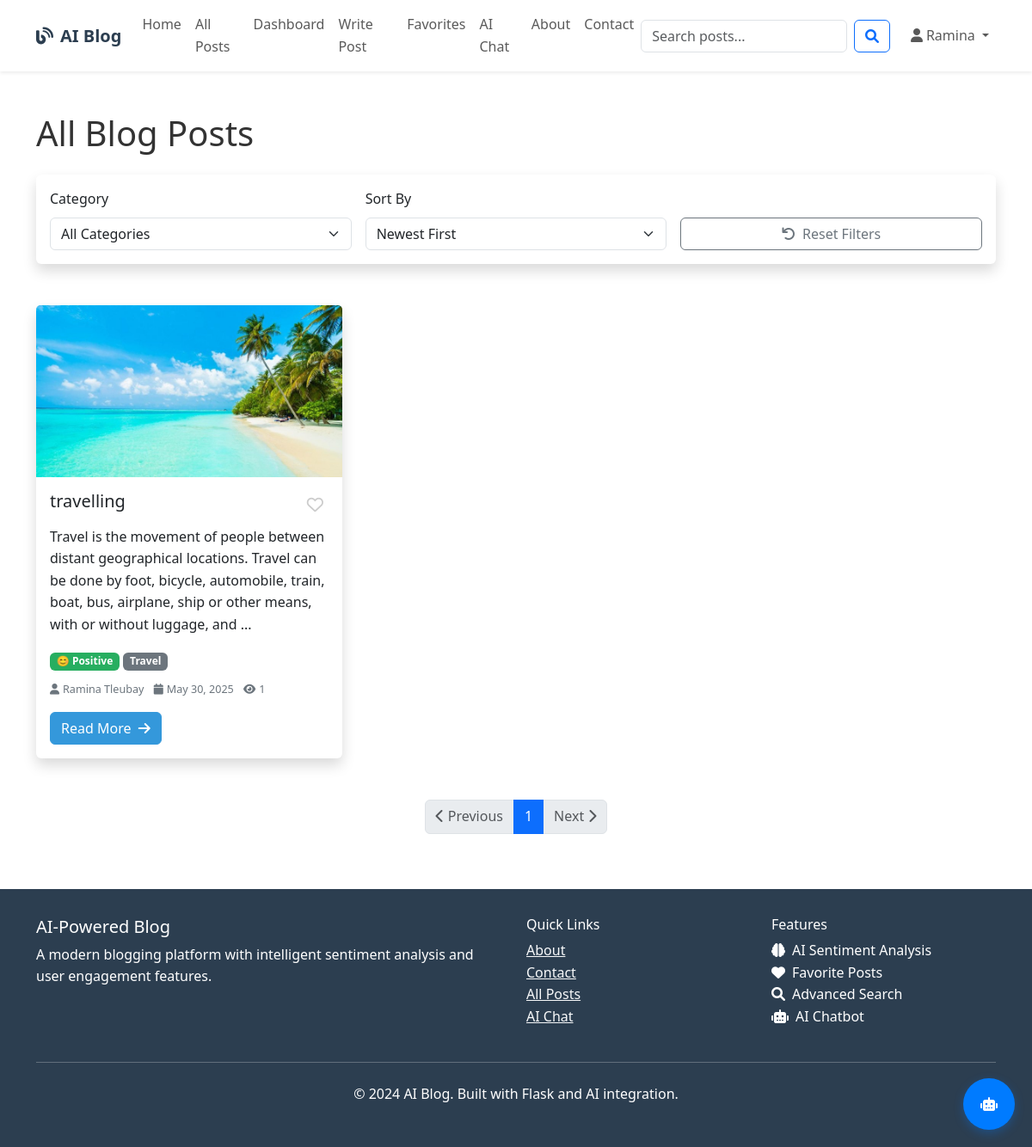
Page /blog/posts (signed in) on the committed database.
### models.py (models this page shows, shortened)
class User(UserMixin, db.Model):
    id = db.Column(db.Integer, primary_key=True)
    username = db.Column(db.String(80), unique=True, nullable=False)
    email = db.Column(db.String(120), unique=True, nullable=False)
    password_hash = db.Column(db.String(120), nullable=False)
    first_name = db.Column(db.String(50), nullable=False)
    last_name = db.Column(db.String(50), nullable=False)
    bio = db.Column(db.Text)
    profile_image = db.Column(db.String(200), default='default.jpg')
    created_at = db.Column(db.DateTime, default=datetime.utcnow)
    is_active = db.Column(db.Boolean, default=True)
    posts = db.relationship('BlogPost', backref='author', lazy='dynamic', cascade='all, delete-orphan')
    comments = db.relationship('Comment', backref='author', lazy='dynamic', cascade='all, delete-orphan')
    favorites = db.relationship('Favorite', backref='user', lazy='dynamic', cascade='all, delete-orphan')
    def get_full_name(self):
        return f"{self.first_name} {self.last_name}"

class BlogPost(db.Model):
    id = db.Column(db.Integer, primary_key=True)
    title = db.Column(db.String(200), nullable=False)
    content = db.Column(db.Text, nullable=False)
    summary = db.Column(db.String(500))
    featured_image = db.Column(db.String(200))
    created_at = db.Column(db.DateTime, default=datetime.utcnow)
    updated_at = db.Column(db.DateTime, default=datetime.utcnow, onupdate=datetime.utcnow)
    published = db.Column(db.Boolean, default=True)
    views = db.Column(db.Integer, default=0)
    sentiment_score = db.Column(db.Float)  # -1 to 1 (negative to positive)
    sentiment_label = db.Column(db.String(20))  # 'positive', 'negative', 'neutral'
    sentiment_confidence = db.Column(db.Float)  # 0 to 1
    user_id = db.Column(db.Integer, db.ForeignKey('user.id'), nullable=False)
    category_id = db.Column(db.Integer, db.ForeignKey('category.id'))
    comments = db.relationship('Comment', backref='post', lazy='dynamic', cascade='all, delete-orphan')
    favorites = db.relationship('Favorite', backref='post', lazy='dynamic', cascade='all, delete-orphan')
    tags = db.relationship('Tag', secondary='post_tags', back_populates='posts')
    def get_sentiment_emoji(self):
        if self.sentiment_label == 'positive':
            return '😊'
        elif self.sentiment_label == 'negative':
            return '😔'
        else:
            return '😐'
    def is_favorited_by(self, user):
        if not user or not user.is_authenticated:
            return False
        try:
            return self.favorites.filter_by(user_id=user.id).first() is not None
        except Exception as e:
            print(f"Error checking favorite status: {e}")
            return False

class Category(db.Model):
    id = db.Column(db.Integer, primary_key=True)
    name = db.Column(db.String(50), unique=True, nullable=False)
    description = db.Column(db.Text)
    color = db.Column(db.String(7), default='#007bff')  # Hex color
    posts = db.relationship('BlogPost', backref='category', lazy='dynamic')

### blueprints/blog.py (the view)
@blog_bp.route('/posts')
def all_posts():
    page = request.args.get('page', 1, type=int)
    category_id = request.args.get('category', 0, type=int)
    sort_by = request.args.get('sort', 'newest')
    query = BlogPost.query.filter_by(published=True)
    if category_id > 0:
        query = query.filter_by(category_id=category_id)
    if sort_by == 'oldest':
        query = query.order_by(BlogPost.created_at.asc())
    elif sort_by == 'popular':
        query = query.order_by(desc(BlogPost.views))
    elif sort_by == 'positive':
        query = query.filter(BlogPost.sentiment_label == 'positive')\
                    .order_by(desc(BlogPost.sentiment_score))
    elif sort_by == 'negative':
        query = query.filter(BlogPost.sentiment_label == 'negative')\
                    .order_by(BlogPost.sentiment_score.asc())
    else:  # newest
        query = query.order_by(desc(BlogPost.created_at))
    posts = query.paginate(page=page, per_page=12, error_out=False)
    categories = Category.query.all()
    return render_template('blog/all_posts.html',
                         posts=posts,
                         categories=categories,
                         current_category=category_id,
                         current_sort=sort_by)

### templates/blog/all_posts.html (shortened to what this page needs)
{% extends "base.html" %}
{% block content %}
<div class="container py-5">
    <div class="row">
        <div class="col-12 mb-4">
            <h1 class="mb-4">All Blog Posts</h1>
            <div class="card shadow mb-4">
                <div class="card-body">
                    <div class="row g-3 align-items-end">
                        <div class="col-md-4">
                            <label class="form-label">Category</label>
                            <select id="categoryFilter" class="form-select">
                                <option value="0">All Categories</option>
                            </select>
                        </div>
                        <div class="col-md-4">
                            <label class="form-label">Sort By</label>
                            <select id="sortFilter" class="form-select">
                                <option value="newest">Newest First</option>
                            </select>
                        </div>
                        <div class="col-md-4">
                            <button type="button" id="resetFilters" class="btn btn-outline-secondary w-100">
                                <i class="fas fa-undo me-2"></i>Reset Filters
                            </button>
                        </div>
                    </div>
                </div>
            </div>
        </div>
    </div>
    <div id="postsContainer" class="row">
        {% if posts.items %}
        {% for post in posts.items %}
        <div class="col-lg-4 col-md-6 mb-4">
            <div class="card h-100 shadow">
                {% if post.featured_image %}
                <img src="{{ url_for('static', filename='uploads/posts/' + post.featured_image) }}"
                     class="card-img-top" alt="{{ post.title }}" style="height: 200px; object-fit: cover;">
                {% endif %}
                <div class="card-body d-flex flex-column">
                    <div class="d-flex justify-content-between align-items-start mb-2">
                        <h5 class="card-title">{{ post.title }}</h5>
                        {% if current_user.is_authenticated %}
                        <button class="favorite-btn {{ 'favorited' if post.is_favorited_by(current_user) else '' }}"
                                id="favorite-btn-{{ post.id }}" onclick="toggleFavorite({{ post.id }})">
                            <i class="{{ 'fas' if post.is_favorited_by(current_user) else 'far' }} fa-heart"></i>
                        </button>
                        {% endif %}
                    </div>
                    <p class="card-text">{{ post.summary or post.content[:150] + '...' }}</p>
                    {% if post.sentiment_label %}
                    <div class="mb-2">
                        <span class="badge sentiment-{{ post.sentiment_label }}">
                            {{ post.get_sentiment_emoji() }} {{ post.sentiment_label.title() }}
                        </span>
                        {% if post.category %}
                        <span class="badge bg-secondary">{{ post.category.name }}</span>
                        {% endif %}
                    </div>
                    {% endif %}
                    <div class="post-meta mb-3">
                        <small>
                            <i class="fas fa-user me-1"></i>{{ post.author.get_full_name() }}
                            <i class="fas fa-calendar ms-2 me-1"></i>{{ post.created_at.strftime('%B %d, %Y') }}
                            <i class="fas fa-eye ms-2 me-1"></i>{{ post.views }}
                        </small>
                    </div>
                    <div class="mt-auto">
                        <a href="{{ url_for('blog.view_post', id=post.id) }}" class="btn btn-primary">
                            Read More <i class="fas fa-arrow-right ms-1"></i>
                        </a>
                    </div>
                </div>
            </div>
        </div>
        {% endfor %}
        {% endif %}
    </div>
    <div id="paginationContainer" class="row">
        <div class="col-12 mt-4">
            <nav aria-label="Page navigation">
                <ul class="pagination justify-content-center">
                    {% if posts.has_prev %}
                    <li class="page-item">
                        <a class="page-link" href="#" data-page="{{ posts.prev_num }}">
                            <i class="fas fa-chevron-left"></i> Previous
                        </a>
                    </li>
                    {% else %}
                    <li class="page-item disabled">
                        <span class="page-link"><i class="fas fa-chevron-left"></i> Previous</span>
                    </li>
                    {% endif %}
                    {% for page_num in posts.iter_pages(left_edge=1, right_edge=1, left_current=2, right_current=2) %}
                        {% if page_num %}
                            {% if page_num == posts.page %}
                            <li class="page-item active">
                                <span class="page-link">{{ page_num }}</span>
                            </li>
                            {% else %}
                            <li class="page-item">
                                <a class="page-link" href="#" data-page="{{ page_num }}">
                                    {{ page_num }}
                                </a>
                            </li>
                            {% endif %}
                        {% else %}
                        <li class="page-item disabled">
                            <span class="page-link">...</span>
                        </li>
                        {% endif %}
                    {% endfor %}
                    {% if posts.has_next %}
                    <li class="page-item">
                        <a class="page-link" href="#" data-page="{{ posts.next_num }}">
                            Next <i class="fas fa-chevron-right"></i>
                        </a>
                    </li>
                    {% else %}
                    <li class="page-item disabled">
                        <span class="page-link">Next <i class="fas fa-chevron-right"></i></span>
                    </li>
                    {% endif %}
                </ul>
            </nav>
        </div>
    </div>
</div>
<div id="chatbot-container">
    <div id="chatbot-toggle" onclick="toggleChatbot()">
        <i class="fas fa-robot"></i>
    </div>
</div>
{% endblock %}

### templates/base.html (shortened to what this page needs)
<!DOCTYPE html>
<html lang="en">
<head>
    <link href="https://cdn.jsdelivr.net/npm/bootstrap@5.3.0/dist/css/bootstrap.min.css" rel="stylesheet">
    <link rel="stylesheet" href="https://cdnjs.cloudflare.com/ajax/libs/font-awesome/6.0.0/css/all.min.css">
</head>
<body>
    <nav class="navbar navbar-expand-lg navbar-light bg-white shadow-sm">
        <div class="container">
            <a class="navbar-brand" href="{{ url_for('main.index') }}">
                <i class="fas fa-blog me-2"></i>AI Blog
            </a>
            <div class="collapse navbar-collapse" id="navbarNav">
                <ul class="navbar-nav me-auto">
                    <li class="nav-item">
                        <a class="nav-link" href="{{ url_for('main.index') }}">Home</a>
                    </li>
                    <li class="nav-item">
                        <a class="nav-link" href="{{ url_for('blog.all_posts') }}">All Posts</a>
                    </li>
                    {% if current_user.is_authenticated %}
                    <li class="nav-item">
                        <a class="nav-link" href="{{ url_for('main.dashboard') }}">Dashboard</a>
                    </li>
                    <li class="nav-item">
                        <a class="nav-link" href="{{ url_for('blog.create_post') }}">Write Post</a>
                    </li>
                    <li class="nav-item">
                        <a class="nav-link" href="{{ url_for('main.favorites') }}">Favorites</a>
                    </li>
                    <li class="nav-item">
                        <a class="nav-link" href="{{ url_for('main.chatbot') }}">AI Chat</a>
                    </li>
                    {% endif %}
                    <li class="nav-item">
                        <a class="nav-link" href="{{ url_for('main.about') }}">About</a>
                    </li>
                    <li class="nav-item">
                        <a class="nav-link" href="{{ url_for('main.contact') }}">Contact</a>
                    </li>
                </ul>
                <form class="d-flex me-3" method="GET" action="{{ url_for('main.search') }}">
                    <input class="form-control me-2" type="search" name="query" placeholder="Search posts..."
                           value="{{ request.args.get('query', '') }}">
                    <button class="btn btn-outline-primary" type="submit">
                        <i class="fas fa-search"></i>
                    </button>
                </form>
                <ul class="navbar-nav">
                    {% if current_user.is_authenticated %}
                    <li class="nav-item dropdown">
                        <a class="nav-link dropdown-toggle" href="#" id="navbarDropdown" role="button"
                           data-bs-toggle="dropdown">
                            <i class="fas fa-user me-1"></i>{{ current_user.first_name }}
                        </a>
                    </li>
                    {% endif %}
                </ul>
            </div>
        </div>
    </nav>
    <main>
        {% block content %}{% endblock %}
    </main>
    <footer class="footer mt-auto">
        <div class="container">
            <div class="row">
                <div class="col-md-6">
                    <h5>AI-Powered Blog</h5>
                    <p>A modern blogging platform with intelligent sentiment analysis and user engagement features.</p>
                </div>
                <div class="col-md-3">
                    <h6>Quick Links</h6>
                    <ul class="list-unstyled">
                        <li><a href="{{ url_for('main.about') }}" class="text-light">About</a></li>
                        <li><a href="{{ url_for('main.contact') }}" class="text-light">Contact</a></li>
                        <li><a href="{{ url_for('blog.all_posts') }}" class="text-light">All Posts</a></li>
                        {% if current_user.is_authenticated %}
                        <li><a href="{{ url_for('main.chatbot') }}" class="text-light">AI Chat</a></li>
                        {% endif %}
                    </ul>
                </div>
                <div class="col-md-3">
                    <h6>Features</h6>
                    <ul class="list-unstyled">
                        <li><i class="fas fa-brain me-2"></i>AI Sentiment Analysis</li>
                        <li><i class="fas fa-heart me-2"></i>Favorite Posts</li>
                        <li><i class="fas fa-search me-2"></i>Advanced Search</li>
                        <li><i class="fas fa-robot me-2"></i>AI Chatbot</li>
                    </ul>
                </div>
            </div>
            <hr class="my-4">
            <div class="row">
                <div class="col-md-12 text-center">
                    <p>&copy; 2024 AI Blog. Built with Flask and AI integration.</p>
                </div>
            </div>
        </div>
    </footer>
    <div id="toast-container" class="toast-container position-fixed top-0 end-0 p-3"></div>
</body>
</html>

### rows in the picture
User: first_name "Ramina"
BlogPost: featured_image (picture), title "travelling", summary "Travel is the movement of people between distant geographical locations. Travel can be done by foot, bicycle, automobile, train, boat, bus, airplane, ship or other means, with or without luggage, and ...", get_sentiment_emoji "😊", sentiment_label "Positive", category.name "Travel", author.get_full_name "Ramina Tleubay", created_at "May 30, 2025", views "1"

### other values in the picture
{{ page_num }} "1"
